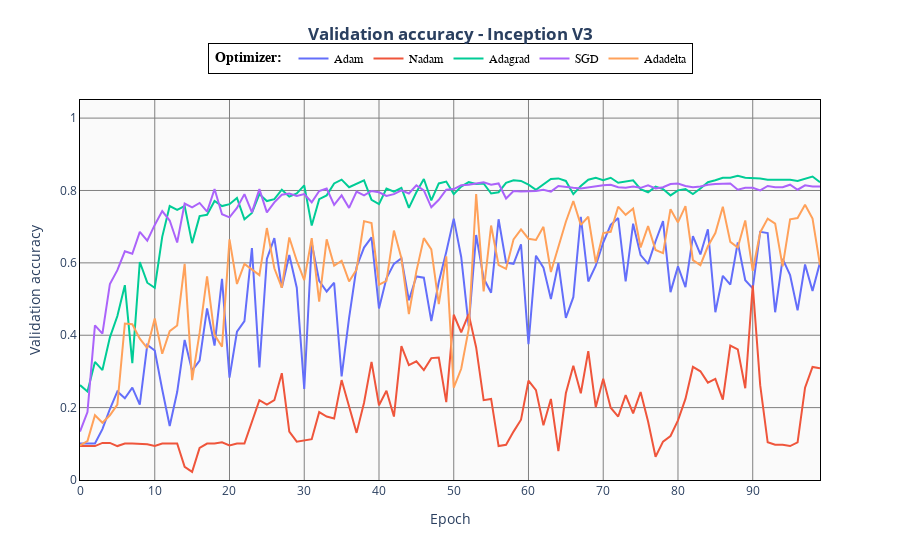

Notebook cell for this chart:
### Code cell
import plotly.graph_objects as go

fig = go.Figure()

fig.add_trace(go.Scatter(x=inception_adam["epoch"], y=inception_adam["val_accuracy"],
                    mode='lines',
                    name='Adam'))
fig.add_trace(go.Scatter(x=inception_nadam["epoch"], y=inception_nadam["val_accuracy"],
                    mode='lines',
                    name='Nadam'))
fig.add_trace(go.Scatter(x=inception_adagrad["epoch"], y=inception_adagrad["val_accuracy"],
                    mode='lines',
                    name='Adagrad'))
fig.add_trace(go.Scatter(x=inception_SGD["epoch"], y=inception_SGD["val_accuracy"],
                    mode='lines',
                    name='SGD'))
fig.add_trace(go.Scatter(x=inception_Adadelta["epoch"], y=inception_Adadelta["val_accuracy"],
                    mode='lines',
                    name='Adadelta'))

fig.update_yaxes(range=[0, 1.05])
fig.update_layout(xaxis_showgrid=True, yaxis_showgrid=True)
fig.update_xaxes(showgrid=True, gridwidth=1, gridcolor='Gray')
fig.update_yaxes(showgrid=True, gridwidth=1, gridcolor='Gray')




fig.update_layout(
                  xaxis = dict(title = 'Epoch'),
                  yaxis = dict(title = 'Validation accuracy'),
                  title={
                    'text': "Validation accuracy for different architectures",
                    'y':0.9,
                    'x':0.5,
                    'xanchor': 'center',
                    'yanchor': 'top'},
                    paper_bgcolor='rgba(255,255,255, 125)',
                    plot_bgcolor='rgba(250,250,250, 125)'
                  )
fig.update_layout(legend_title='<b> Optimizer: </b>')
fig.update_layout(legend=dict(x=0.5, y=1.15))

fig.update_layout(
    title={
        'text': "<b>Validation accuracy - Inception V3</b>",
        'y':0.95,
        'x':0.5,
        'xanchor': 'center',
        'yanchor': 'top'})

fig.update_layout(
    legend=dict(orientation='h',yanchor='top',xanchor='center',
        traceorder="normal",
        font=dict(
            family="sans-serif",
            size=12,
            color="black"
        ),
        bgcolor="white",
        bordercolor="Black",
        borderwidth=1
    )
)

fig.update_xaxes(showline=True, linewidth=1, linecolor='black', mirror=True)
fig.update_yaxes(showline=True, linewidth=1, linecolor='black', mirror=True)


fig.show()
